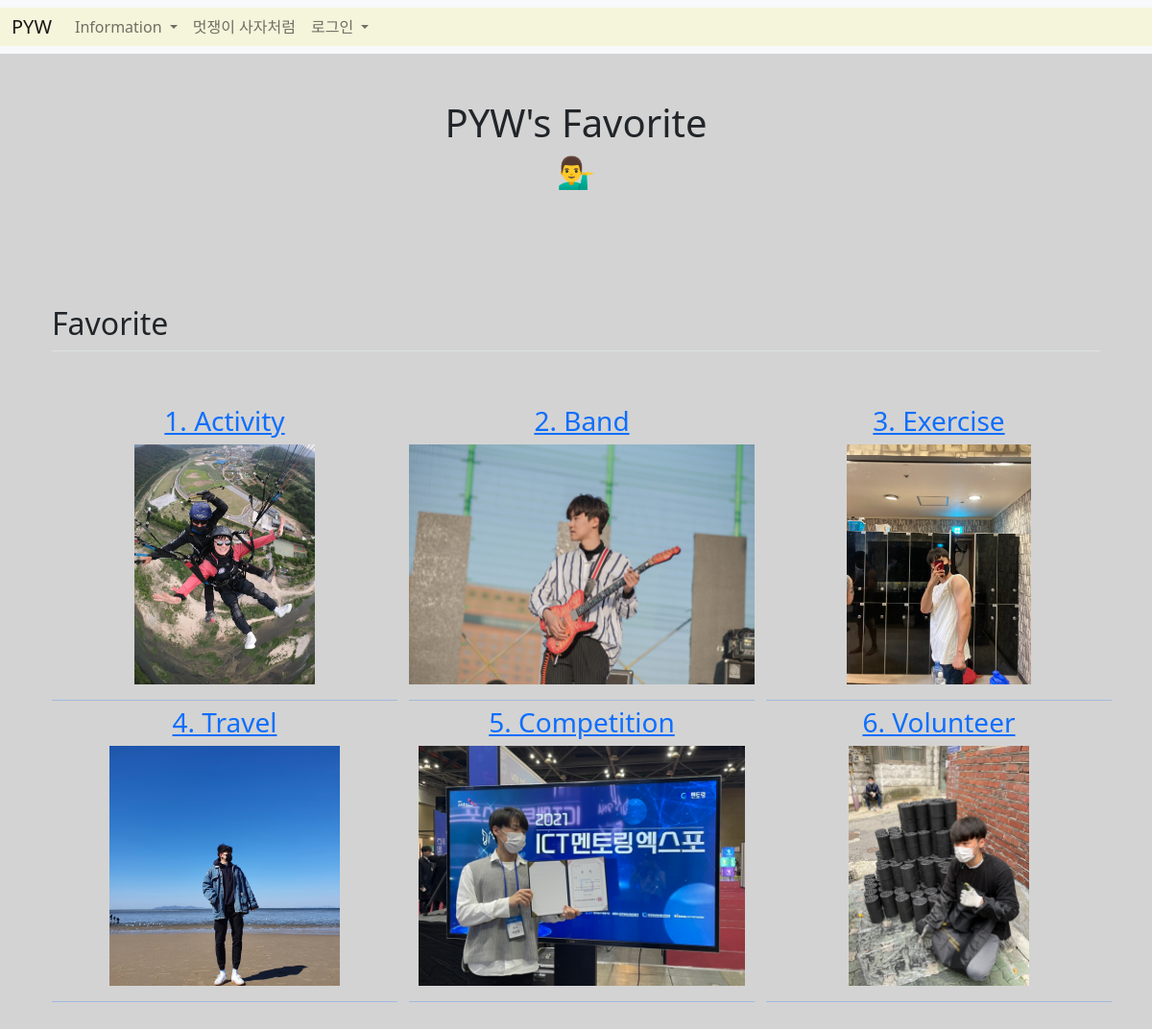
The app's page /favorite/ with its own data.
### main/models.py (models this page shows, shortened)
class Favorite(models.Model):
    id = models.AutoField(primary_key=True)
    writer = models.ForeignKey(User, on_delete=models.CASCADE)
    favo_title = models.CharField(max_length=100)
    favo_image = models.ImageField(upload_to = 'favorites/', blank=True, null=True)
    favo_like_user_set = models.ManyToManyField(User, blank=True, related_name='favorite_likes_user_set', through='FavoriteLike')
    favo_dislike_user_set = models.ManyToManyField(User, blank=True, related_name='favorite_dislikes_user_set', through='FavoriteDislike')

### main/views.py (the view)
# urls.py: path('favorite/', showfavorite, name="showfavorite"),
def showfavorite(request):
    favorites = Favorite.objects.all()
    return render(request, 'main/favorite.html', {'favorites':favorites})

### main/templates/main/favorite.html (shortened to what this page needs)
{% extends 'base.html' %}
{% load static %}
{% block content %}
    <div class="container">
        <div class="header">
            <h1 class="Hi">PYW's Favorite</h1>
            <h2>💁‍♂️</h2>
        </div>
    </div>
    <main>
        <div class="container px-4" id="featured-3">
            <h2 class="pb-2 border-bottom">Favorite</h2>
            <div class="row g-4 py-5 row-cols-lg-3">
                {% for favorite in favorites %}
                    <div class="favorite" style="margin-bottom: 50px;">
                        <a href="{% url 'main:favorite_detail' favorite.id %}">
                            <div class="favorite_image">
                                <h3 class="favorite_name">{{favorite.favo_title}}</h3>
                                <img src="../media/{{favorite.favo_image}}" style="height: 250px; display: block; margin: 0px auto;">
                                <hr>
                            </div>
                        </a>
                    </div>
                {% endfor %}
            </div>
        </div>
    </main>
{% endblock %}

### basic/templates/base.html (shortened to what this page needs)
<!DOCTYPE html>
{% load static %}
<html lang="en">
<head>
    <link rel="stylesheet" type="text/css" href="{% static 'css/style.css' %}">
    <link href="https://cdn.jsdelivr.net/npm/bootstrap@5.1.3/dist/css/bootstrap.min.css" rel="stylesheet">
    <link rel="stylesheet" href="https://cdnjs.cloudflare.com/ajax/libs/font-awesome/5.8.2/css/all.min.css"/>
    <link rel="stylesheet" href="https://maxcdn.bootstrapcdn.com/font-awesome/4.7.0/css/font-awesome.min.css">
</head>
<body style="background-color: lightgrey;">
    {% include 'shared/_navbar.html' %}
    {% block content %}
    {% endblock %}
</body>
</html>

### basic/templates/shared/_navbar.html (shortened to what this page needs)
<nav class="navbar navbar-expand-lg navbar-light bg-light">
    <div class="container-fluid">
        <a class="navbar-brand" href="{% url 'main:showintroduce' %}">PYW</a>
        <div class="collapse navbar-collapse" id="navbarSupportedContent">
            <ul class="navbar-nav me-auto mb-2 mb-lg-0">
                <li class="nav-item dropdown">
                    <a class="nav-link dropdown-toggle" href="#" id="navbarDropdown" role="button" data-bs-toggle="dropdown" aria-expanded="false">
                        Information
                    </a>
                </li>
                <li class="nav-item">
                    <a class="nav-link action" href="http://dgulion.co.kr" class="club" target="_blank">멋쟁이 사자처럼</a>
                </li>
                <li class="nav-item dropdown">
                    {% if user.is_authenticated %}
                    <a class="nav-link dropdown-toggle" href="#" id="navbarDropdown" role="button" data-bs-toggle="dropdown" aria-expanded="false">
                        {{user.username}}
                    </a>
                    <ul class="dropdown-menu" aria-labelledby="navbarDropdown">
                        <li><a class="dropdown-item" href="{% url 'account_logout' %}">로그아웃</a></li>
                        <li><a class="dropdown-item" href="{% url 'users:mypage' request.user.id %}"">Mypage</a></li>
                    </ul>
                    {% else %}
                    <a class="nav-link dropdown-toggle" href="#" id="navbarDropdown" role="button" data-bs-toggle="dropdown" aria-expanded="false">
                        로그인
                    </a>
                    {% endif %}
                </li>
            </ul>
        </div>
    </div>
</nav>

### basic/static/css/style.css (style rules this page uses)
body { width: 100%; height: 100%; }
.container { margin-right: 10%; margin-left: 10%; margin-top: 4%; margin-bottom: 10%; width: 100%; height: 100%; }
.header { text-align: center; }
a { text-decoration: none; }
.container-fluid { background-color: beige; }
.favorite_image { width: 30vw; height: 30vh; text-align: center; }
.favorite_image > img { width: auto; height: auto; max-width: 100%; display: block; }
.favorite_name { text-align: center; }

### records on screen
Favorite: favo_title "1. Activity", favo_image (picture)
Favorite: favo_title "2. Band", favo_image (picture)
Favorite: favo_title "3. Exercise", favo_image (picture)
Favorite: favo_title "4. Travel", favo_image (picture)
Favorite: favo_title "5. Competition", favo_image (picture)
Favorite: favo_title "6. Volunteer", favo_image (picture)
